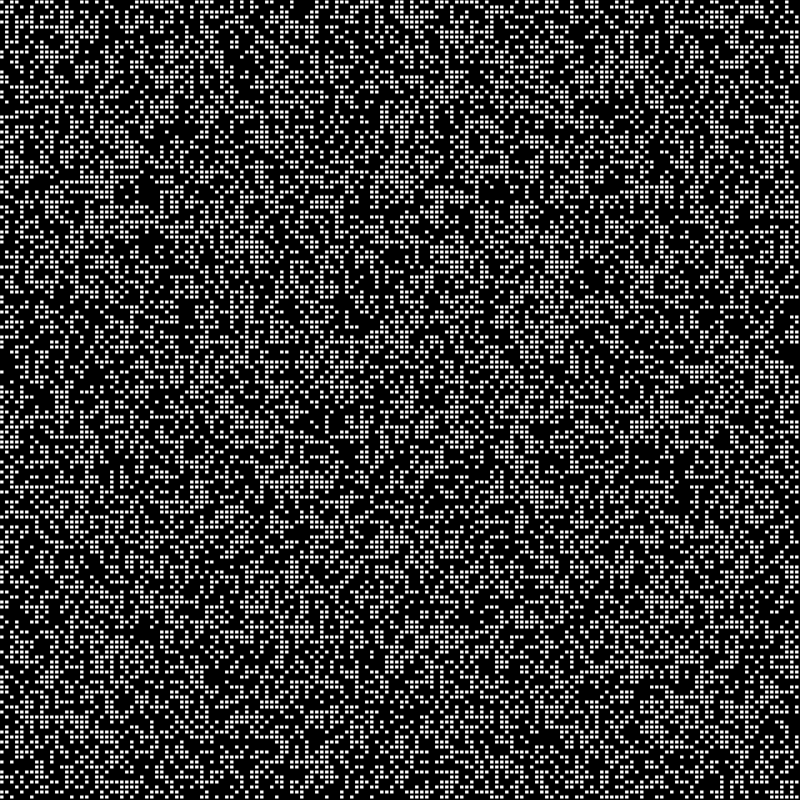
Frame 1 (no input)
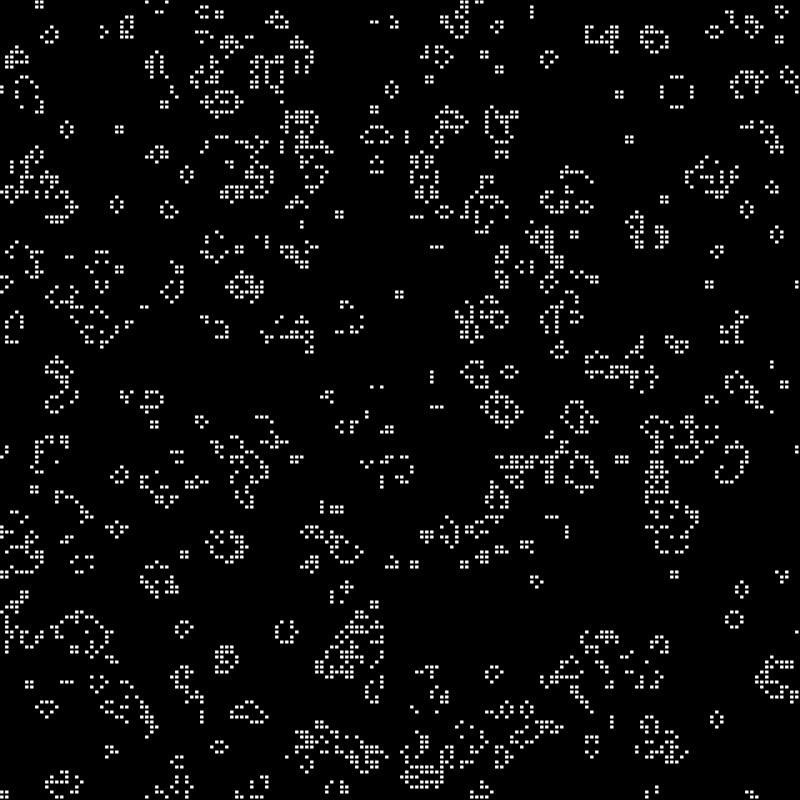
Frame 60 (no input)
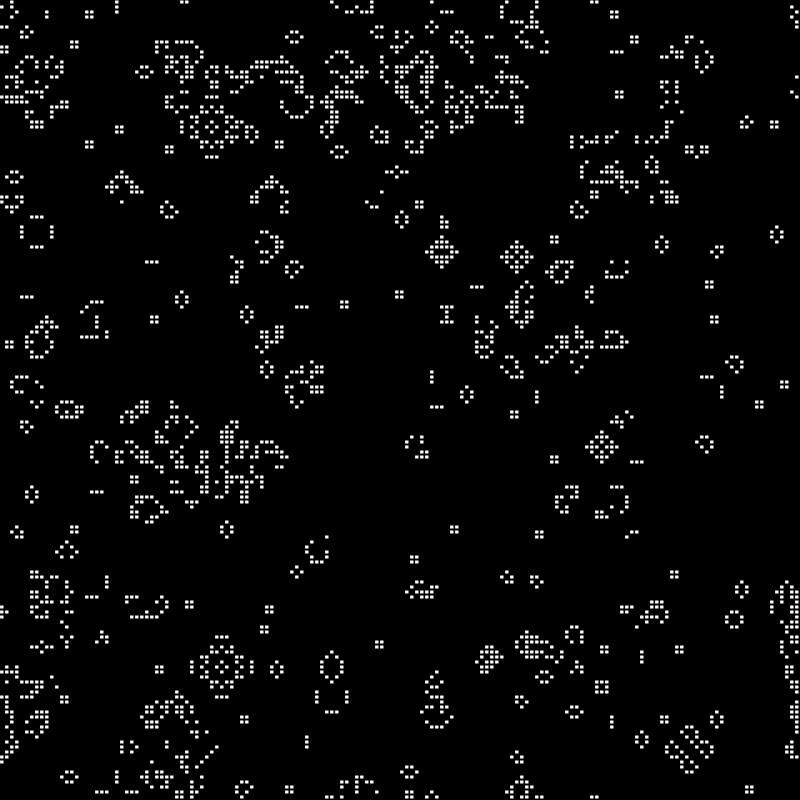
Frame 120 (the mouse pressed at the canvas centre since frame 60)

The p5.js sketch that drew these frames (run headless with seeded random() and noise() and a simulated clock; from frame 60 on, the mouse is pressed at the canvas centre):

// p5.js sketch
// ── sketch.js
function make2DArray(cols, rows) {
  let arr = new Array(cols);
  for (let i = 0; i < arr.length; i++) {
    arr[i] = new Array(rows);
  }

  return arr;
}

let grid;
let cols;
let rows;
let resolution = 5;

function setup() {
  createCanvas(800, 800);
  cols = width / resolution;
  rows = height / resolution;
  grid = make2DArray(cols, rows);
  frameRate(20);
  for (let i = 0; i < cols; i++) {
    for (let j = 0; j < rows; j++) {
      grid[i][j] = floor(random(2));
    }
  }
}

function draw() {
  console.log('count');
  background(0);

  for (let i = 0; i < cols; i++) {
    for (let j = 0; j < rows; j++) {
      let x = i * resolution;
      let y = j * resolution;
      if (grid[i][j] == 1) {
        fill(255);
        stroke(0);
        rect(x, y, resolution - 1, resolution - 1);
      }
    }
  }

  let next = make2DArray(cols, rows);

  // Compute next based on grid
  for (let i = 0; i < cols; i++) {
    for (let j = 0; j < rows; j++) {
      let state = grid[i][j];

      let neighbors = countNeighbors(grid, i, j);

      // RULES
      if (state === 0 && neighbors === 3) {
        next[i][j] = 1;
      } else if ((state === 1 && neighbors < 2) || neighbors > 3) {
        next[i][j] = 0;
      } else {
        next[i][j] = state;
      }
    }
  }

  grid = next;
}

function countNeighbors(grid, x, y) {
  let sum = 0;
  for (let i = -1; i < 2; i++) {
    for (let j = -1; j < 2; j++) {
      let col = (x + i + cols) % cols;
      let row = (y + j + rows) % rows;

      sum += grid[col][row];
    }
  }
  // don't count yourself
  sum -= grid[x][y];
  return sum;
}
